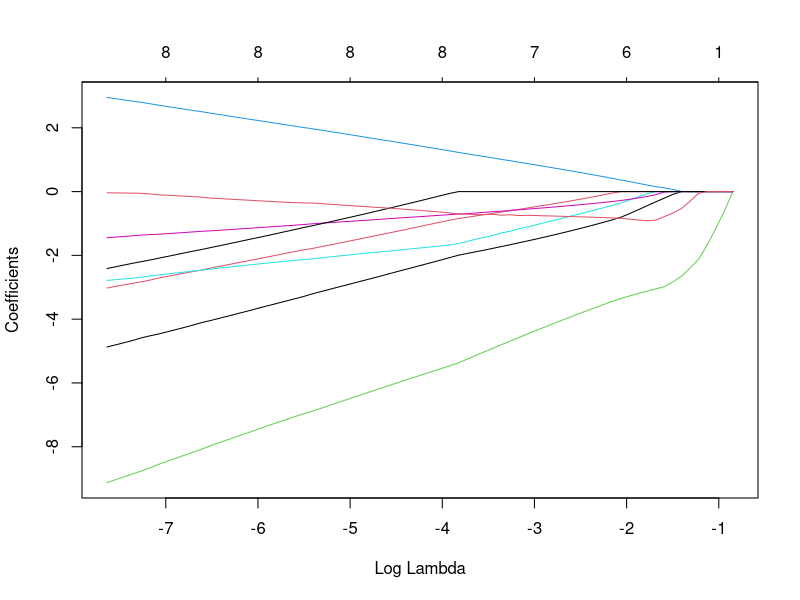
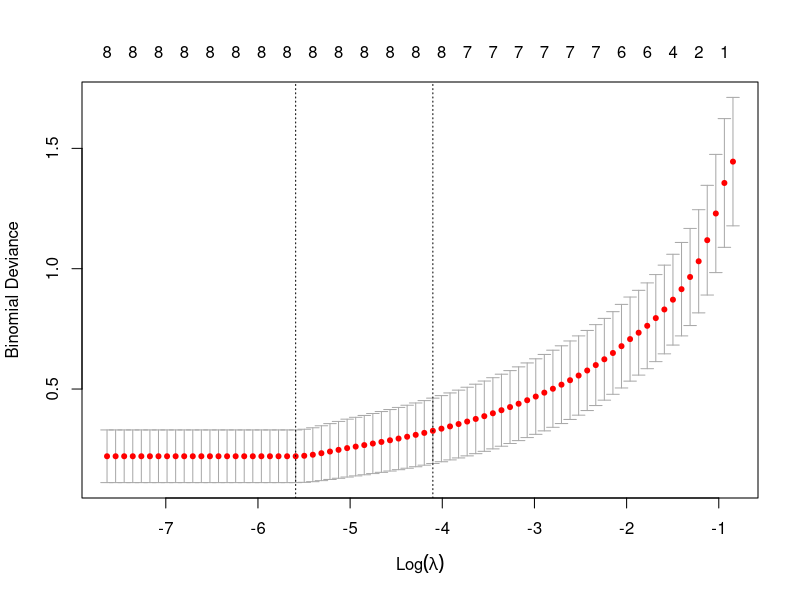

Generate these figures, in order, with R: (Note: this script raises an error after producing the figures.)
library(glmnet)

expression_matrix <- read.table(
    "input/expression_candidate.csv",
    sep = ",",
    header = TRUE,
    check.names = FALSE,
    row.names = 1
)
sample_groups <- read.table(
    "input/group_binary.csv",
    sep = ",",
    header = TRUE,
    check.names = FALSE,
    row.names = 1
)

expression_matrix <- log2(expression_matrix)
expression_matrix <- as.data.frame(t(expression_matrix))
expression_matrix$Group <- sample_groups[rownames(expression_matrix), "group"]
expression_matrix <- expression_matrix[,
    c("Group", setdiff(names(expression_matrix), "Group"))
]

predictor_matrix <- as.matrix(expression_matrix[, -1])
outcome <- expression_matrix[, 1]

lasso_model <- glmnet(predictor_matrix, outcome, family = "binomial", alpha = 1)
print(lasso_model)

set.seed(123456)
cv_model <- cv.glmnet(
    predictor_matrix,
    outcome,
    family = "binomial",
    alpha = 1,
    nfolds = 5
)

pdf("output/lasso_coefficient_path.pdf", width = 7, height = 6)
plot(lasso_model, xvar = "lambda")
dev.off()

pdf("output/lasso_cv_curve.pdf", width = 7, height = 6)
plot(cv_model)
dev.off()

lambda_min <- cv_model$lambda.min
lambda_1se <- cv_model$lambda.1se
print(lambda_min)
print(lambda_1se)

coefficients_1se <- coef(lasso_model, s = lambda_1se)
coefficients_min <- coef(lasso_model, s = lambda_min)
print(coefficients_1se)
print(coefficients_min)

write.csv(as.matrix(coefficients_1se), "output/lasso_coefficients_1se.csv")
write.csv(as.matrix(coefficients_min), "output/lasso_coefficients_min.csv")
write.csv(
    data.frame(lambda_1se = lambda_1se, lambda_min = lambda_min),
    "output/lasso_lambda_values.csv"
)
